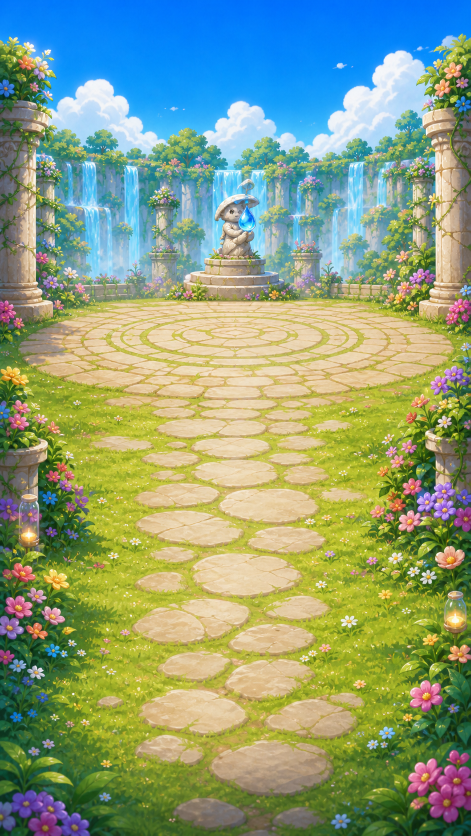
#> input picture assets/images/battle/battle_bg_forest_ruins.png, 941 x 1672 px (shown at 1/2 size)
$ python process_battle_prepare_assets.py
#> lines starting #> are read from the running program, lines starting #| are printed output that depends on the picture
from pathlib import Path
from PIL import Image, ImageDraw
import shutil


ROOT = Path(__file__).resolve().parents[2]
CONCEPT_DIR = ROOT / "美术开发" / "概念图"
EXTRACT_DIR = ROOT / "美术开发" / "元素提取" / "battle_prepare"
CROP_DIR = ROOT / "美术开发" / "资产拆分" / "07_battle_prepare"
FORMAL_DIR = ROOT / "美术开发" / "正式拆分" / "battle_prepare"
RUNTIME_DIR = ROOT / "assets" / "images" / "battle_prepare"


def ensure_dirs() -> None:
    for path in (EXTRACT_DIR, CROP_DIR, FORMAL_DIR, RUNTIME_DIR):
        path.mkdir(parents=True, exist_ok=True)


def rounded_panel(size, fill, border, radius=18, border_width=3, inner=None):
    img = Image.new("RGBA", size, (0, 0, 0, 0))
    d = ImageDraw.Draw(img)
    rect = (border_width // 2, border_width // 2, size[0] - border_width // 2 - 1, size[1] - border_width // 2 - 1)
    d.rounded_rectangle(rect, radius=radius, fill=fill, outline=border, width=border_width)
    if inner:
        inset = border_width + 3
        d.rounded_rectangle((inset, inset, size[0] - inset - 1, size[1] - inset - 1), radius=max(radius - 5, 4), outline=inner, width=1)
    return img


def button(size, fill, border, glow=None):
    img = Image.new("RGBA", size, (0, 0, 0, 0))
    d = ImageDraw.Draw(img)
    if glow:
        d.rounded_rectangle((0, 0, size[0] - 1, size[1] - 1), radius=18, fill=glow)
        inset = 4
    else:
        inset = 0
    d.rounded_rectangle((inset, inset, size[0] - inset - 1, size[1] - inset - 1), radius=14, fill=fill, outline=border, width=3)
    d.rounded_rectangle((inset + 5, inset + 4, size[0] - inset - 6, inset + 18), radius=8, fill=(255, 255, 255, 32))
    return img


def icon_sword(size=(64, 64)):
    img = Image.new("RGBA", size, (0, 0, 0, 0))
    d = ImageDraw.Draw(img)
    w, h = size
    d.line((18, 48, 47, 19), fill=(255, 230, 122, 255), width=8)
    d.line((18, 48, 47, 19), fill=(110, 190, 255, 255), width=4)
    d.polygon([(44, 15), (54, 10), (49, 21)], fill=(255, 248, 210, 255))
    d.line((16, 33, 31, 49), fill=(255, 135, 78, 255), width=7)
    d.line((14, 31, 33, 50), fill=(80, 42, 82, 255), width=3)
    d.rounded_rectangle((10, 46, 25, 58), radius=4, fill=(70, 40, 75, 255), outline=(255, 217, 110, 255), width=2)
    return img


def make_background():
    source = ROOT / "assets" / "images" / "battle" / "battle_bg_forest_ruins.png"
    bg = Image.open(source).convert("RGBA")
    bg = bg.resize((941, 1672), Image.LANCZOS)
    overlay = Image.new("RGBA", bg.size, (5, 12, 28, 80))
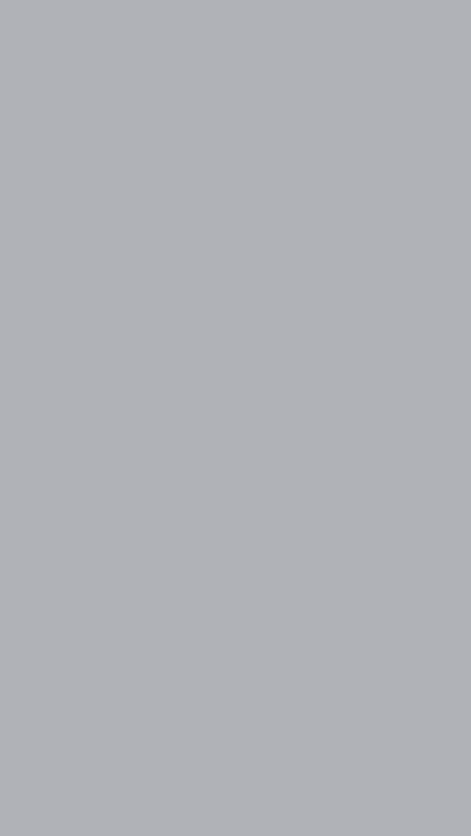
#> overlay: PIL image 941x1672 RGBA (shown at 1/2 size); mean R, G, B, A 5, 12, 28, 80; transparent parts drawn white
    bg = Image.alpha_composite(bg, overlay)
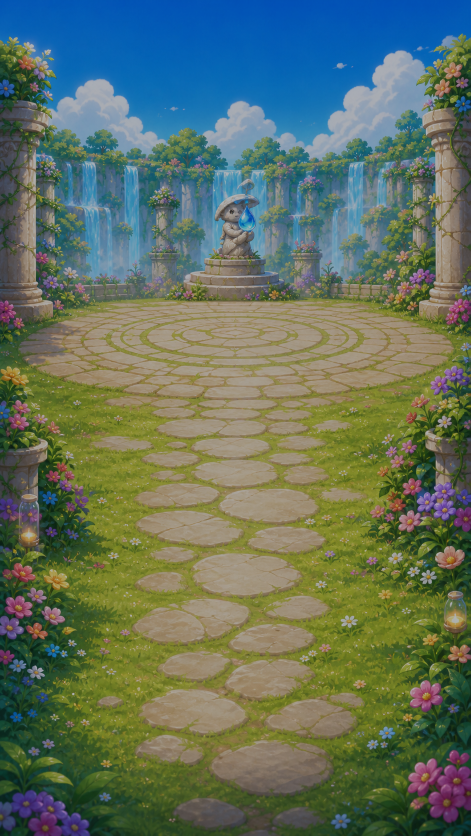
#> bg: PIL image 941x1672 RGBA (shown at 1/2 size); mean R, G, B, A 97, 112.9, 94.9, 255
    bg.save(FORMAL_DIR / "battle_prepare_bg.png")
    bg.save(RUNTIME_DIR / "battle_prepare_bg.png")
    shutil.copy2(bg.filename if hasattr(bg, "filename") and bg.filename else source, EXTRACT_DIR / "battle_prepare_bg_source.png")


def make_ui_assets():
    assets = {
        "ui_prepare_header.png": rounded_panel((296, 64), (18, 39, 80, 238), (87, 120, 178, 255), 14, 3, (130, 166, 220, 120)),
        "ui_team_card.png": rounded_panel((100, 130), (18, 30, 58, 238), (76, 210, 105, 255), 14, 3, (130, 255, 160, 90)),
        "ui_enemy_card.png": rounded_panel((95, 120), (44, 22, 42, 238), (255, 98, 92, 255), 14, 3, (255, 178, 130, 90)),
        "ui_power_panel.png": rounded_panel((345, 62), (15, 28, 58, 238), (112, 145, 210, 255), 16, 3, (255, 230, 124, 80)),
        "ui_info_panel.png": rounded_panel((345, 72), (14, 25, 52, 232), (73, 110, 172, 255), 14, 3, (107, 158, 230, 80)),
        "ui_synergy_panel.png": rounded_panel((345, 58), (15, 31, 50, 232), (95, 185, 128, 255), 14, 3, (150, 240, 170, 80)),
        "ui_alert_panel.png": rounded_panel((260, 86), (63, 24, 42, 242), (255, 92, 92, 255), 14, 3, (255, 180, 150, 90)),
        "ui_reward_slot.png": rounded_panel((38, 38), (25, 32, 72, 238), (109, 90, 210, 255), 8, 2, (255, 255, 255, 80)),
        "ui_chip.png": rounded_panel((74, 24), (25, 39, 75, 235), (92, 130, 190, 255), 10, 2, None),
        "ui_start_button.png": button((200, 54), (35, 111, 230, 255), (154, 207, 255, 255), (55, 145, 255, 45)),
        "ui_start_button_ready.png": button((200, 54), (43, 174, 86, 255), (189, 255, 172, 255), (75, 240, 95, 70)),
        "ui_start_button_disabled.png": button((200, 54), (78, 87, 108, 230), (132, 142, 164, 255), None),
        "icon_sword_cross.png": icon_sword(),
    }
#> in rounded_panel, `img = Image.new("RGBA", size, (0, 0, 0, 0))`: img: PIL image 296x64 RGBA; every value is 0
#> in rounded_panel (call 2), `img = Image.new("RGBA", size, (0, 0, 0, 0))`: img: PIL image 100x130 RGBA; every value is 0
#> in rounded_panel (call 3), `img = Image.new("RGBA", size, (0, 0, 0, 0))`: img: PIL image 95x120 RGBA; every value is 0
#> in rounded_panel (call 4), `img = Image.new("RGBA", size, (0, 0, 0, 0))`: img: PIL image 345x62 RGBA; every value is 0
#> in rounded_panel (call 5), `img = Image.new("RGBA", size, (0, 0, 0, 0))`: img: PIL image 345x72 RGBA; every value is 0
#> in rounded_panel (call 6), `img = Image.new("RGBA", size, (0, 0, 0, 0))`: img: PIL image 345x58 RGBA; every value is 0
#> in rounded_panel (call 7), `img = Image.new("RGBA", size, (0, 0, 0, 0))`: img: PIL image 260x86 RGBA; every value is 0
#> in rounded_panel (call 8), `img = Image.new("RGBA", size, (0, 0, 0, 0))`: img: PIL image 38x38 RGBA; every value is 0
#> in rounded_panel (call 9), `img = Image.new("RGBA", size, (0, 0, 0, 0))`: img: PIL image 74x24 RGBA; every value is 0
#> in button, `img = Image.new("RGBA", size, (0, 0, 0, 0))`: img: PIL image 200x54 RGBA; every value is 0
#> in icon_sword, `img = Image.new("RGBA", size, (0, 0, 0, 0))`: img: PIL image 64x64 RGBA; every value is 0
#> in icon_sword, `w, h = size`: w = 64
    for name, img in assets.items():
        img.save(FORMAL_DIR / name)
        img.save(RUNTIME_DIR / name)
#> this loop made 13 passes
#> name on passes 1 to 12: 'ui_prepare_header.png', 'ui_team_card.png', 'ui_enemy_card.png', 'ui_power_panel.png', 'ui_info_panel.png', 'ui_synergy_panel.png', 'ui_alert_panel.png', 'ui_reward_slot.png', 'ui_chip.png', 'ui_start_button.png', 'ui_start_button_ready.png', 'ui_start_button_disabled.png'
#> pass 1, in make_ui_assets, `img.save(FORMAL_DIR / name)`:
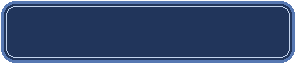
#> saved as ui_prepare_header.png: PIL image 296x64 RGBA; mean R, G, B, A 28.3, 50.1, 91.5, 224.5; transparent parts drawn white
#> pass 2, in make_ui_assets, `img.save(FORMAL_DIR / name)`:
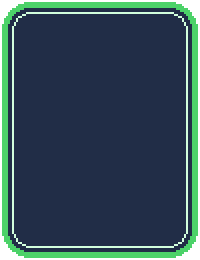
#> saved as ui_team_card.png: PIL image 100x130 RGBA (shown 2 times larger); mean R, G, B, A 26, 52.5, 62.7, 223.5; transparent parts drawn white


def copy_shared_assets():
    # 通用图标只在 stage/battle/main 等通用目录维护，战斗准备页代码直接定向引用。
    return


def make_reference_crops():
    concept = CONCEPT_DIR / "07_战斗准备_battle_prepare.png"
    if not concept.exists():
        return
    img = Image.open(concept).convert("RGBA")
    crops = [
        ("01_prepare_header_reference.png", (0, 0, 941, 175)),
        ("02_enemy_preview_reference.png", (50, 235, 890, 595)),
        ("03_player_team_reference.png", (50, 650, 890, 1010)),
        ("04_power_compare_reference.png", (35, 1010, 905, 1180)),
        ("05_reward_start_reference.png", (35, 1200, 905, 1500)),
    ]
    thumbs = []
    for name, box in crops:
        crop = img.crop(box)
        crop.save(CROP_DIR / name)
        thumbs.append((name, crop))
    sheet_w = 480
    y = 10
    sheet_h = sum(max(80, int(c.height * (sheet_w - 20) / c.width)) + 34 for _, c in thumbs) + 10
    sheet = Image.new("RGBA", (sheet_w, sheet_h), (16, 24, 44, 255))
    d = ImageDraw.Draw(sheet)
    for name, crop in thumbs:
        tw = sheet_w - 20
        th = int(crop.height * tw / crop.width)
        resized = crop.resize((tw, th), Image.LANCZOS)
        sheet.paste(resized, (10, y))
        d.text((12, y + th + 6), name, fill=(235, 241, 255, 255))
        y += th + 34
    sheet.save(CROP_DIR / "battle_prepare_contact_sheet.png")


def main():
    ensure_dirs()
    make_background()
    make_ui_assets()
    copy_shared_assets()
    make_reference_crops()
    print(f"generated: {RUNTIME_DIR}")


if __name__ == "__main__":
    main()

$ run again, with 美术开发/正式拆分/battle_screen/gem_locked_tile.png copied over assets/images/battle/battle_bg_forest_ruins.png
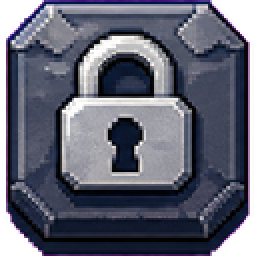
#> input picture 美术开发/正式拆分/battle_screen/gem_locked_tile.png, 128 x 128 px (shown 2 times larger)
#> in make_background, bg is the input picture: PIL image 128x128 RGBA; mean R, G, B, A 73.4, 73.8, 91.2, 229.1
#> in make_background, `bg = bg.resize((941, 1672), Image.LANCZOS)`:
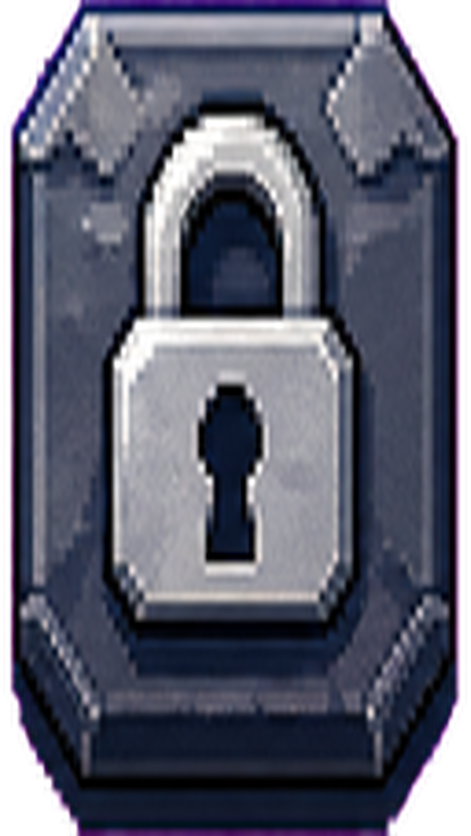
#> bg: PIL image 941x1672 RGBA (shown at 1/2 size); mean R, G, B, A 74.5, 73.9, 92.6, 229.2; transparent parts drawn white
#> in make_background, `bg = Image.alpha_composite(bg, overlay)`:
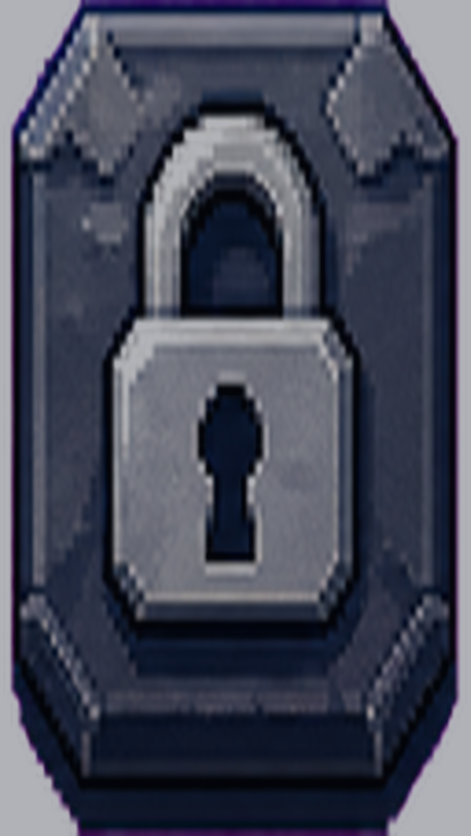
#> bg: PIL image 941x1672 RGBA (shown at 1/2 size); mean R, G, B, A 51.4, 55.2, 72.1, 237.3; transparent parts drawn white
#> w = 64
#> the loop in make_ui_assets, `for name, img in assets.items():` made 13 passes
#> name on passes 1 to 8: 'ui_prepare_header.png', 'ui_team_card.png', 'ui_enemy_card.png', 'ui_power_panel.png', 'ui_info_panel.png', 'ui_synergy_panel.png', 'ui_alert_panel.png', 'ui_reward_slot.png'
